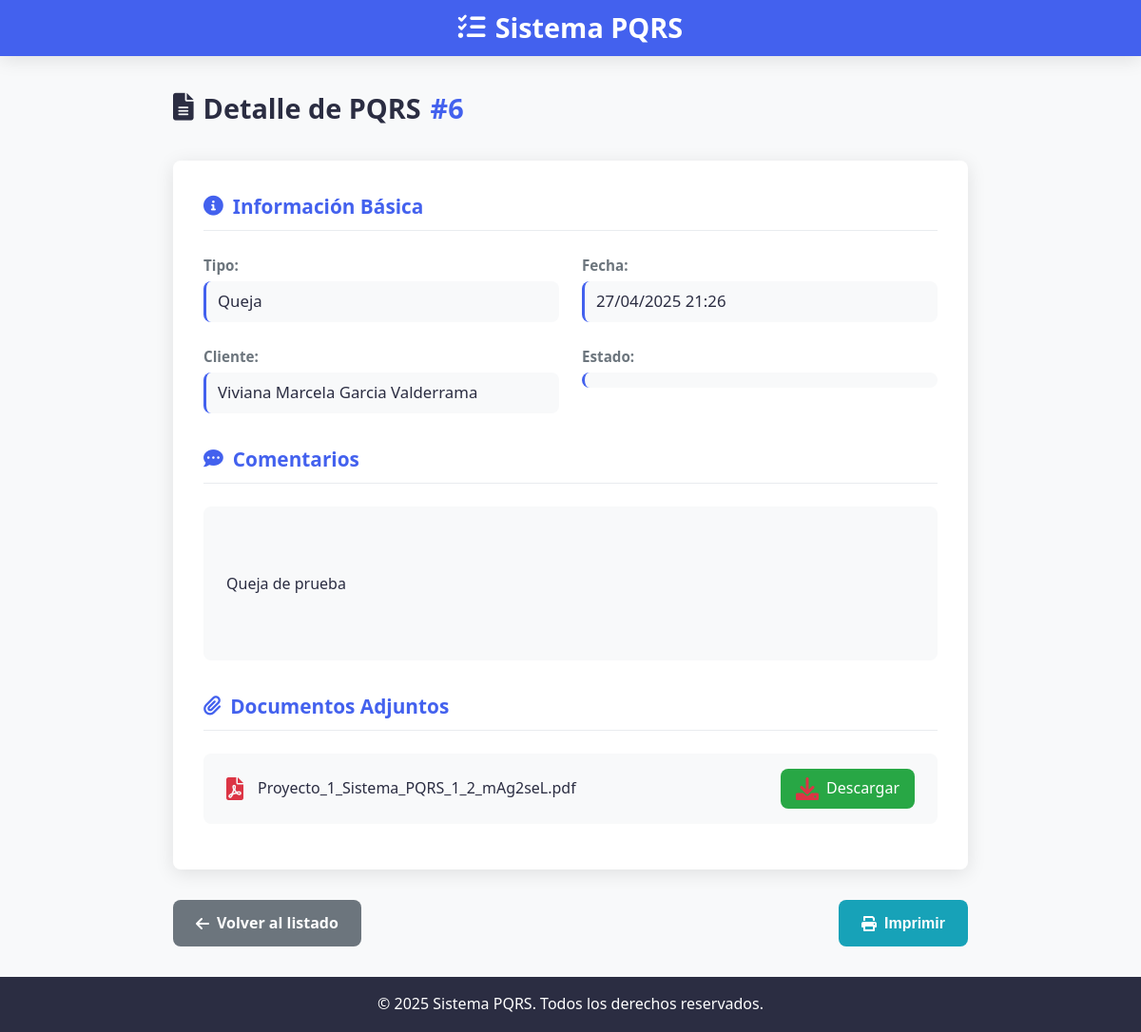
Page /gestor/pqrs/6/ on the committed database.
### core/models.py (models this page shows, shortened)
class PQRS(models.Model):
    TIPO_RADICADO_CHOICES = [
        ('Petición', 'Petición'),
        ('Queja', 'Queja'),
        ('Reclamo', 'Reclamo'),
        ('Sugerencia', 'Sugerencia'),
    ]
    numero_radicado = models.AutoField(primary_key=True)
    fecha_radicado = models.DateTimeField(auto_now_add=True)
    tipo_radicado = models.CharField(max_length=25, choices=TIPO_RADICADO_CHOICES)
    comentarios = models.TextField()
    anexo = models.FileField(upload_to='anexos/', blank=True, null=True)
    cliente = models.ForeignKey(Cliente, on_delete=models.CASCADE, related_name='pqrs')

class Cliente(models.Model):
    TIPO_IDENTIFICACION_CHOICES = [
        ('Cédula de Ciudadanía', 'Cédula de Ciudadanía'),
        ('Tarjeta de Identidad', 'Tarjeta de Identidad'),
        ('Cédula de Extranjería', 'Cédula de Extranjería'),
        ('Pasaporte', 'Pasaporte'),
    ]
    tipo_identificacion = models.CharField(max_length=50, choices=TIPO_IDENTIFICACION_CHOICES)
    numero_identificacion = models.CharField(max_length=20, unique=True)
    nombre_completo = models.CharField(max_length=100)
    correo_electronico = models.EmailField(unique=True)
    telefono_movil = models.CharField(max_length=15)
    contrasena = models.CharField(max_length=100)

### core/views.py (the view)
# urls.py: path('gestor/pqrs/<int:numero_radicado>/', detalle_pqrs_gestor, name='detalle_pqrs_gestor'),
def detalle_pqrs_gestor(request, numero_radicado):
    pqrs = get_object_or_404(PQRS, numero_radicado=numero_radicado)
    return render(request, 'detalle_pqrs_gestor.html', {'pqrs': pqrs})

### templates/detalle_pqrs_gestor.html (shortened to what this page needs)
{% load static %}
<!DOCTYPE html>
<html lang="es">
<head>
    <link rel="stylesheet" href="{% static 'css/gestor/detalle_pqrs.css' %}">
    <link rel="stylesheet" href="https://cdnjs.cloudflare.com/ajax/libs/font-awesome/6.0.0/css/all.min.css">
</head>
<body>
    <div class="pqrs-detail-container">
        <header class="pqrs-header">
            <h1><i class="fas fa-tasks"></i> Sistema PQRS</h1>
        </header>
        <main class="pqrs-detail-content">
            <div class="detail-header">
                <h2>
                    <i class="fas fa-file-alt"></i> Detalle de PQRS
                    <span class="radicado-number">#{{ pqrs.numero_radicado }}</span>
                </h2>
                <div class="status-badge badge-{{ pqrs.estado|lower }}">
                </div>
            </div>
            <div class="detail-card">
                <div class="detail-section">
                    <h3 class="section-title"><i class="fas fa-info-circle"></i> Información Básica</h3>
                    <div class="detail-grid">
                        <div class="detail-item">
                            <span class="detail-label">Tipo:</span>
                            <span class="detail-value">{{ pqrs.tipo_radicado }}</span>
                        </div>
                        <div class="detail-item">
                            <span class="detail-label">Fecha:</span>
                            <span class="detail-value">{{ pqrs.fecha_radicado|date:"d/m/Y H:i" }}</span>
                        </div>
                        <div class="detail-item">
                            <span class="detail-label">Cliente:</span>
                            <span class="detail-value">{{ pqrs.cliente.nombre_completo }}</span>
                        </div>
                        <div class="detail-item">
                            <span class="detail-label">Estado:</span>
                            <span class="detail-value">{{ pqrs.estado }}</span>
                        </div>
                    </div>
                </div>
                <div class="detail-section">
                    <h3 class="section-title"><i class="fas fa-comment-dots"></i> Comentarios</h3>
                    <div class="comments-box">
                        {{ pqrs.comentarios|linebreaks }}
                    </div>
                </div>
                <div class="detail-section">
                    <h3 class="section-title"><i class="fas fa-paperclip"></i> Documentos Adjuntos</h3>
                    {% if pqrs.anexo %}
                        <div class="attachment-box">
                            <i class="fas fa-file-pdf"></i>
                            <span class="attachment-name">{{ pqrs.anexo.name|cut:"anexos/" }}</span>
                            <a href="{{ pqrs.anexo.url }}" download class="btn-download">
                                <i class="fas fa-download"></i> Descargar
                            </a>
                        </div>
                    {% else %}
                        <p class="no-attachment"><i class="fas fa-times-circle"></i> No se adjuntó documento.</p>
                    {% endif %}
                </div>
            </div>
            <div class="action-buttons">
                <a href="{% url 'gestion_pqrs' %}" class="btn btn-back">
                    <i class="fas fa-arrow-left"></i> Volver al listado
                </a>
                <button class="btn btn-print" onclick="window.print()">
                    <i class="fas fa-print"></i> Imprimir
                </button>
            </div>
        </main>
        <footer class="pqrs-footer">
            <p>&copy; 2025 Sistema PQRS. Todos los derechos reservados.</p>
        </footer>
    </div>
</body>
</html>

### static/css/gestor/detalle_pqrs.css (style rules this page uses)
:root { --primary-color: #4361ee; --primary-hover: #3a56d4; --secondary-color: #6c757d; --secondary-hover: #5a6268; --success-color: #28a745; --success-hover: #218838; --info-color: #17a2b8; --info-hover: #138496; --warning-color: #ffc107; --warning-hover: #e0a800; --danger-color: #dc3545; --danger-hover: #bb2d3b; --text-color: #2b2d42; --light-bg: #f8f9fa; --white: #ffffff; --gray-light: #e9ecef; --shadow: 0 4px 20px rgba(0, 0, 0, 0.1); --transition: all 0.3s ease; --border-radius: 8px; }
body { font-family: 'Segoe UI', Tahoma, Geneva, Verdana, sans-serif; background-color: var(--light-bg); color: var(--text-color); margin: 0; padding: 0; line-height: 1.6; }
.pqrs-detail-container { display: flex; flex-direction: column; min-height: 100vh; }
.pqrs-header { background-color: var(--primary-color); color: var(--white); padding: 0.4rem 2rem; box-shadow: var(--shadow); }
.pqrs-header h1 { margin: 0; font-size: 1.8rem; display: flex; align-items: center; justify-content: center; gap: 10px; }
.pqrs-detail-content { flex: 1; padding: 2rem; max-width: 900px; margin: 0 auto; width: 100%; box-sizing: border-box; }
.detail-header { display: flex; justify-content: space-between; align-items: center; margin-bottom: 2rem; flex-wrap: wrap; gap: 1rem; }
.detail-header h2 { font-size: 1.8rem; margin: 0; display: flex; align-items: center; gap: 10px; }
.radicado-number { color: var(--primary-color); font-weight: 700; }
.detail-card { background-color: var(--white); border-radius: var(--border-radius); box-shadow: var(--shadow); padding: 2rem; margin-bottom: 2rem; }
.detail-section { margin-bottom: 2rem; }
.detail-section:last-child { margin-bottom: 0; }
.section-title { font-size: 1.3rem; margin-top: 0; margin-bottom: 1.5rem; color: var(--primary-color); display: flex; align-items: center; gap: 10px; padding-bottom: 0.5rem; border-bottom: 1px solid var(--gray-light); }
.detail-grid { display: grid; grid-template-columns: repeat(auto-fit, minmax(250px, 1fr)); gap: 1.5rem; }
.detail-item { display: flex; flex-direction: column; }
.detail-label { font-weight: 600; color: var(--secondary-color); margin-bottom: 0.3rem; font-size: 0.95rem; }
.detail-value { font-size: 1.05rem; padding: 0.5rem 0.75rem; background-color: var(--light-bg); border-radius: var(--border-radius); border-left: 3px solid var(--primary-color); }
.comments-box { background-color: var(--light-bg); padding: 1.5rem; border-radius: var(--border-radius); line-height: 1.7; white-space: pre-line; }
.attachment-box { display: flex; align-items: center; gap: 15px; background-color: var(--light-bg); padding: 1rem 1.5rem; border-radius: var(--border-radius); margin-bottom: 1rem; }
.attachment-box i { font-size: 1.5rem; color: var(--danger-color); }
.attachment-name { flex: 1; font-weight: 500; overflow: hidden; text-overflow: ellipsis; white-space: nowrap; }
.btn-download { background-color: var(--success-color); color: var(--white); padding: 0.5rem 1rem; border-radius: var(--border-radius); text-decoration: none; font-weight: 500; display: flex; align-items: center; gap: 8px; transition: var(--transition); }
.status-badge { padding: 0.5rem 1rem; border-radius: 50rem; font-size: 0.9rem; font-weight: 700; text-transform: uppercase; }
.action-buttons { display: flex; justify-content: space-between; gap: 1rem; }
.btn { padding: 0.75rem 1.5rem; border-radius: var(--border-radius); border: none; font-size: 1rem; font-weight: 600; cursor: pointer; transition: var(--transition); display: inline-flex; align-items: center; justify-content: center; gap: 0.5rem; text-decoration: none; }
.btn-back { background-color: var(--secondary-color); color: var(--white); }
.btn-print { background-color: var(--info-color); color: var(--white); }
.pqrs-footer { background-color: var(--text-color); color: var(--white); text-align: center; margin-top: auto; }

### rows in the picture
PQRS: numero_radicado "6", tipo_radicado "Queja", fecha_radicado "27/04/2025 21:26", cliente.nombre_completo "Viviana Marcela Garcia Valderrama", comentarios "Queja de prueba", anexo.name "Proyecto_1_Sistema_PQRS_1_2_mAg2seL.pdf"
